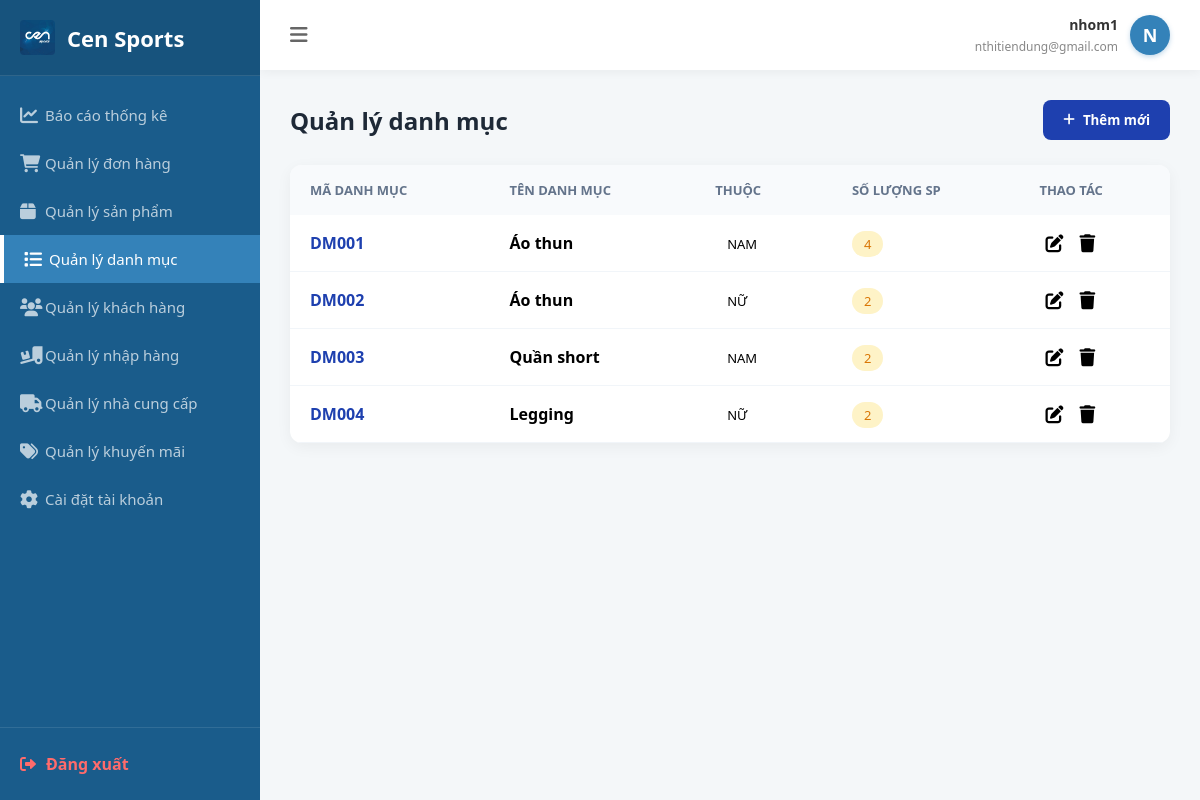
The page /staff/QuanLyDanhMuc/ (signed in) on the database its author committed.
### QuanLyDanhMuc/models.py (models this page shows, shortened)
class DanhMuc(models.Model):
    DM_Ma = models.CharField(max_length=9, primary_key=True)
    DM_Ten = models.CharField(max_length=100)
    DM_Thuoc = models.CharField(max_length=100, null=True, blank=True)

### QuanLyDanhMuc/views.py (the view, shortened to what this page needs)
# urls.py: path('staff/QuanLyDanhMuc/', views.danh_muc_view, name='quanLyDM'),
def danh_muc_view(request):
    danh_mucs = DanhMuc.objects.annotate(
        so_luong_sp=Count('san_pham_thuoc_dm')
    ).order_by("DM_Ma")
    context = {
        "danh_mucs": danh_mucs,
        "ma_danh_muc_moi": tao_ma_danh_muc(),
    }
    return render(request, "QuanLyDanhMuc/QuanLyDanhMuc.html", context)

### QuanLyDanhMuc/views.py (called while the page is built)
def tao_ma_danh_muc():
    danh_muc_cuoi = DanhMuc.objects.order_by('DM_Ma').last()
    if danh_muc_cuoi:
        so_cuoi = int(danh_muc_cuoi.DM_Ma[2:])
        so_moi = so_cuoi + 1
    else:
        so_moi = 1
    return f"DM{so_moi:03d}"

### gioHang/context_processors.py (called while the page is built)
def cart_count_processor(request):
    if request.user.is_authenticated:
        try:
            kh_ma = f"KH{request.user.id:07d}"
            kh = KhachHang.objects.get(KH_Ma=kh_ma)
            gio_hang = GioHang.objects.filter(KH_Ma=kh, dondat__isnull=True).last()
            if gio_hang:
                return {'cart_count': gio_hang.GH_TongSL}
        except KhachHang.DoesNotExist:
            pass
    return {'cart_count': 0}

### QuanLyDanhMuc/templates/QuanLyDanhMuc/QuanLyDanhMuc.html (shortened to what this page needs)
{% extends "staff/base_staff.html" %}
{% block content %}
<div class="page-header">
    <h2 class="page-title">Quản lý danh mục</h2>
    <button class="btn-create" onclick="openCreateModal()">
        <i class="fa fa-plus"></i> Thêm mới
    </button>
</div>
<div class="table-container">
    <table>
        <thead>
            <tr>
                <th>MÃ DANH MỤC</th>
                <th>TÊN DANH MỤC</th>
                <th>THUỘC</th>
                <th>SỐ LƯỢNG SP</th>
                <th>THAO TÁC</th>
            </tr>
        </thead>
        <tbody>
            {% for dm in danh_mucs %}
            <tr>
                <td><span class="category-code">{{ dm.DM_Ma }}</span></td>
                <td><strong>{{ dm.DM_Ten }}</strong></td>
                <td>
                    <span class="badge">{{ dm.DM_Thuoc }}</span>
                </td>
                <td><span class="quantity-badge">{{ dm.so_luong_sp }}</span></td>
                <td>
                    <button class="action-btn" onclick="openEditModal('{{ dm.DM_Ma }}','{{ dm.DM_Ten }}')">
                        <i class="fa fa-edit"></i>
                    </button>
                    <button class="action-btn" onclick="openDeleteModal('{{ dm.DM_Ma }}')">
                        <i class="fa fa-trash"></i>
                    </button>
                </td>
            </tr>
            {% empty %}
            <tr><td colspan="5">Chưa có dữ liệu</td></tr>
            {% endfor %}
        </tbody>
    </table>
</div>
{% endblock %}

### templates/staff/base_staff.html (shortened to what this page needs)
<!DOCTYPE html>
<html lang="vi">
<head>
    {% load static %}
    <link rel="stylesheet" href="https://cdnjs.cloudflare.com/ajax/libs/font-awesome/6.0.0/css/all.min.css">
</head>
<body>
    <aside class="sidebar" id="mySidebar">
        <div class="sidebar-logo">
            <img src="{% static 'logo/logoCen.jpg' %}" alt="Logo">
            <span>Cen Sports</span>
        </div>
        <ul class="sidebar-menu">
            <li>
                <a href="{% url 'bao_cao_staff' %}"
                   class="{% if request.resolver_match.url_name == 'bao_cao_staff' or request.resolver_match.url_name == 'admin_index' %}active{% endif %}">
                    <i class="fa fa-chart-line"></i> Báo cáo thống kê
                </a>
            </li>
            <li >
                <a href="{% url 'quanLyDonHang' %}">
                    <i class="fa fa-shopping-cart"></i>
                    <span>Quản lý đơn hàng</span>
                </a>
            </li>
            <li><a href="{% url 'quanLySP' %}"><i class="fa fa-box"></i> Quản lý sản phẩm</a></li>
            <li>
                <a href="{% url 'quanLyDM' %}"
                    class="{% if request.resolver_match.url_name == 'quanLyDM' %}active{% endif %}"
                    ><i class="fa fa-list"></i> Quản lý danh mục
                </a>
            </li>
            <li>
                <a href="{% url 'quanLyKH' %}"
                class="{% if request.resolver_match.url_name == 'quanLyKH' %}active{% endif %}">
                    <i class="fa fa-users"></i> Quản lý khách hàng</a>
            </li>
            <li>
                <a href="{% url 'quan_ly_nhap_hang' %}"
                   class="{% if request.resolver_match.url_name == 'quan_ly_nhap_hang' %}active{% endif %}">
                    <i class="fa fa-truck-loading"></i> Quản lý nhập hàng
                </a>
            </li>
            <li>
                <a href="{% url 'quan_ly_ncc' %}"
                   class="{% if request.resolver_match.url_name == 'quan_ly_ncc' %}active{% endif %}">
                    <i class="fa fa-truck"></i> Quản lý nhà cung cấp
                </a>
            </li>
            <li>
                <a href="{% url 'quan_ly_khuyen_mai' %}"
                   class="{% if request.resolver_match.url_name == 'quan_ly_khuyen_mai' %}active{% endif %}">
                    <i class="fa fa-tags"></i> Quản lý khuyến mãi
                </a>
            </li>
            <li><a href="#"><i class="fa fa-cog"></i> Cài đặt tài khoản</a></li>
        </ul>
        <div class="sidebar-footer">
            <a href="{% url 'logout' %}" class="logout-btn">
                <i class="fa fa-sign-out-alt" style="margin-right: 10px;"></i> Đăng xuất
            </a>
        </div>
    </aside>
    <div class="main-content" id="mainContent">
        <header>
            <div class="topbar-left">
                <i class="fa fa-bars" id="toggleBtn" style="cursor: pointer; font-size: 20px;"></i>
            </div>
            <div class="user-info">
                <div class="user-name">
                    <b>{{ user.username }}</b>
                    <small>{{ user.email|default:"Chưa cập nhật email" }}</small>
                </div>
                <div class="user-avatar">{{ user.username|make_list|first|upper }}</div>
            </div>
        </header>
        <div class="container">
            {% block content %}
            {% endblock %}
        </div>
    </div>
</body>
</html>

### templates/staff/base_staff.html (style rules this page uses)
:root { --primary-color: #3482b9; --dark-blue: #1a5c8b; --sidebar-width: 260px; --bg-light: #f4f7f9; --text-muted: rgba(255, 255, 255, 0.7); }
* { margin: 0; padding: 0; box-sizing: border-box; font-family: 'Segoe UI', Tahoma, Geneva, Verdana, sans-serif; }
body { display: flex; background-color: var(--bg-light); min-height: 100vh; }
.sidebar { width: var(--sidebar-width); background-color: var(--dark-blue); color: white; position: fixed; height: 100vh; display: flex; flex-direction: column; z-index: 1000; }
.sidebar-logo { padding: 20px; font-size: 22px; font-weight: bold; display: flex; align-items: center; gap: 12px; border-bottom: 1px solid rgba(255, 255, 255, 0.1); background-color: rgba(0, 0, 0, 0.1); }
.sidebar-logo img { height: 35px; width: auto; border-radius: 4px; object-fit: contain; }
.sidebar-menu { list-style: none; flex: 1; margin-top: 15px; overflow-y: auto; }
.sidebar-menu li a { display: flex; align-items: center; padding: 14px 20px; color: var(--text-muted); text-decoration: none; transition: all 0.3s; font-size: 15px; }
.sidebar-menu li a i { width: 25px; font-size: 18px; }
.sidebar-menu li a.active { background-color: var(--primary-color); color: white; border-left: 4px solid #fff; }
.sidebar-footer { border-top: 1px solid rgba(255, 255, 255, 0.1); padding: 10px 0; }
.logout-btn { display: flex; align-items: center; padding: 15px 20px; color: #ff6b6b; text-decoration: none; transition: 0.3s; font-weight: 600; }
.main-content { margin-left: var(--sidebar-width); flex: 1; display: flex; flex-direction: column; min-width: 0; }
header { height: 70px; background: white; display: flex; justify-content: space-between; align-items: center; padding: 0 30px; box-shadow: 0 2px 10px rgba(0,0,0,0.05); position: sticky; top: 0; z-index: 999; }
.topbar-left { display: flex; align-items: center; gap: 20px; color: #666; }
.user-info { display: flex; align-items: center; gap: 12px; }
.user-name { text-align: right; }
.user-name b { display: block; color: #333; font-size: 14px; }
.user-name small { color: #888; font-size: 12px; }
.user-avatar { width: 40px; height: 40px; background: var(--primary-color); color: white; border-radius: 50%; display: flex; align-items: center; justify-content: center; font-weight: bold; font-size: 18px; box-shadow: 0 2px 5px rgba(52, 130, 185, 0.3); }
.container { padding: 30px; }
.sidebar, .main-content { transition: all 0.3s ease; }

### QuanLyDanhMuc/templates/QuanLyDanhMuc/QuanLyDanhMuc.html (style rules this page uses)
.page-header { display: flex; justify-content: space-between; align-items: center; margin-bottom: 25px; }
.page-title { font-size: 24px; font-weight: 700; color: #1e2937; }
.btn-create { background: #1e40af; color: white; border: none; padding: 11px 20px; border-radius: 8px; font-weight: 600; cursor: pointer; display: flex; align-items: center; gap: 8px; }
.table-container { background: white; border-radius: 12px; box-shadow: 0 4px 15px rgba(0, 0, 0, 0.05); overflow: hidden; }
table { width: 100%; border-collapse: collapse; }
th { padding: 16px 20px; text-align: left; font-size: 13px; font-weight: 600; color: #64748b; background: #f8fafc; }
td { padding: 16px 20px; border-bottom: 1px solid #f1f5f9; }
.category-code { font-weight: 600; color: #1e40af; }
.badge { padding: 5px 12px; border-radius: 20px; font-size: 13px; font-weight: 500; }
.quantity-badge { background: #fef3c7; color: #d97706; padding: 4px 12px; border-radius: 20px; font-size: 13px; }
.action-btn { background: none; border: none; font-size: 18px; margin: 0 6px; cursor: pointer; }

### rows shown on the page
DanhMuc: DM_Ma "DM001", DM_Ten "Áo thun", DM_Thuoc "NAM", so_luong_sp "4"
DanhMuc: DM_Ma "DM002", DM_Ten "Áo thun", DM_Thuoc "NỮ", so_luong_sp "2"
DanhMuc: DM_Ma "DM003", DM_Ten "Quần short", DM_Thuoc "NAM", so_luong_sp "2"
DanhMuc: DM_Ma "DM004", DM_Ten "Legging", DM_Thuoc "NỮ", so_luong_sp "2"

### other values the page prints
{{ user.username }} "nhom1"
{{ user.email|default:"Chưa cập nhật email" }} "nthitiendung@gmail.com"
{{ user.username|make_list|first|upper }} "N"
